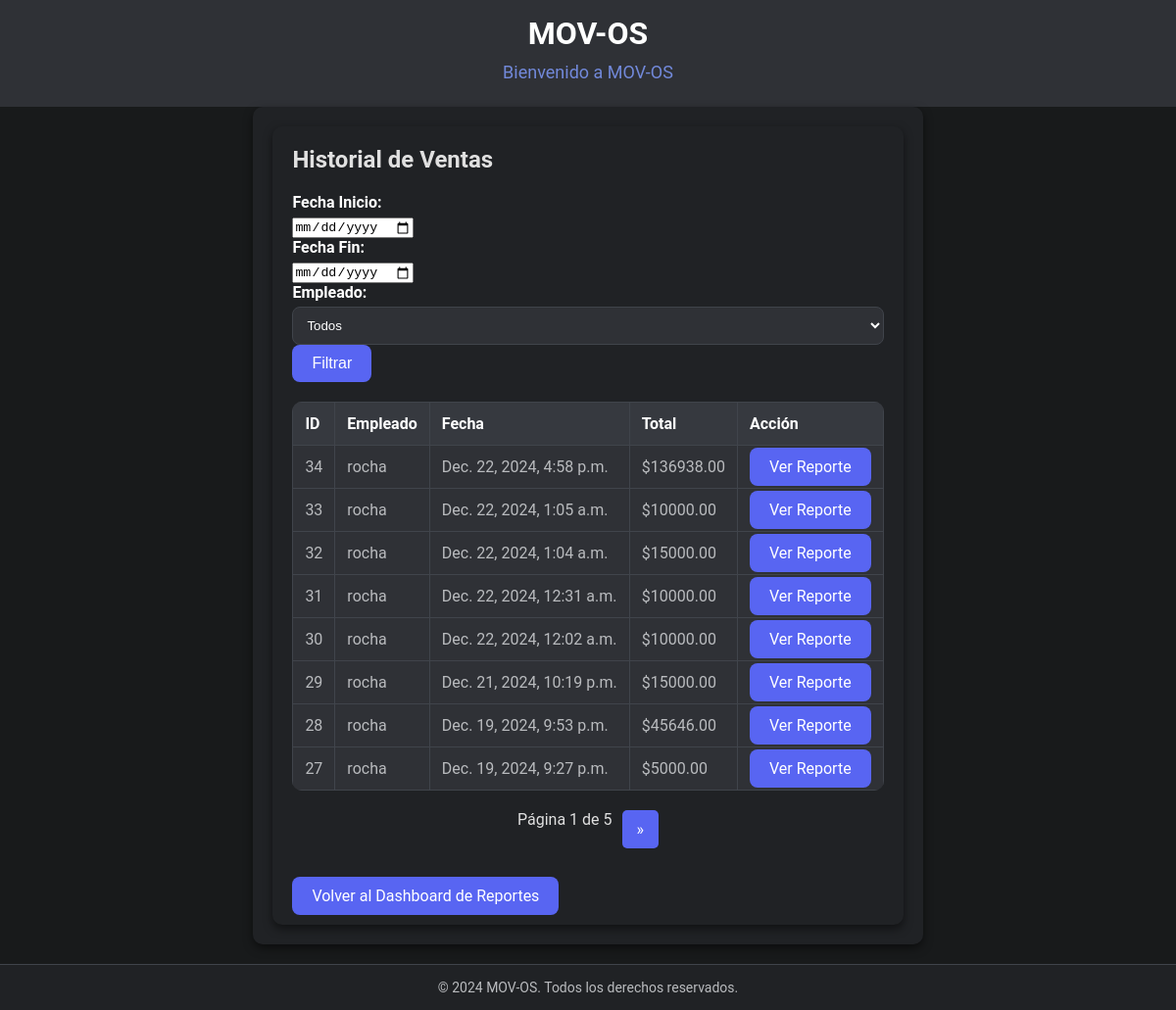
The app's page /reports/sales/history/ (signed in), older data.
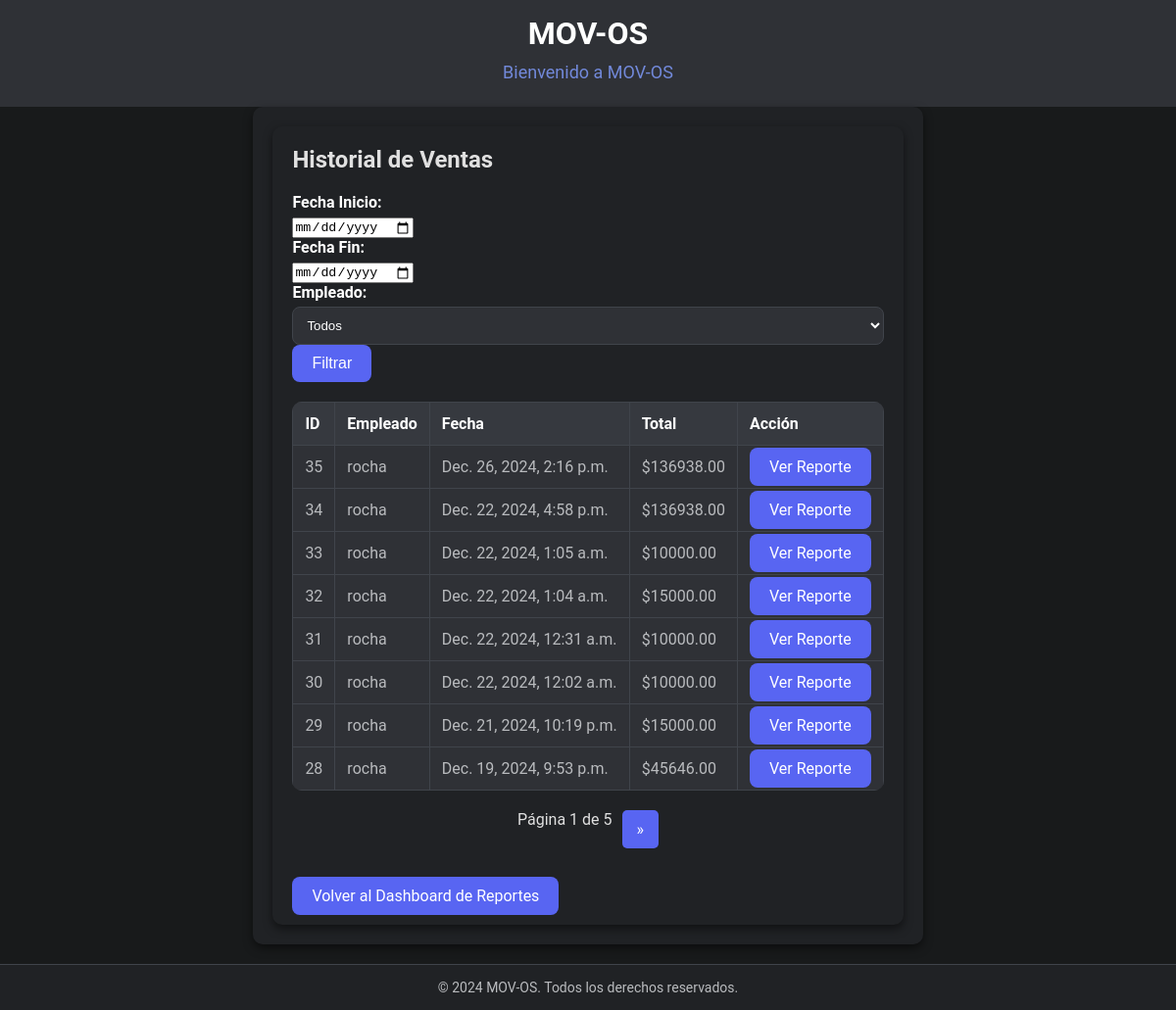
The same page, newer data.
### cashier/models.py (models this page shows, shortened)
class Venta(models.Model):
    empleado = models.ForeignKey(settings.AUTH_USER_MODEL, on_delete=models.CASCADE)
    fecha = models.DateTimeField(auto_now_add=True)
    total = models.DecimalField(max_digits=10, decimal_places=2)
    tipo_venta = models.CharField(
        max_length=20,
        choices=[('boleta', 'Boleta Electrónica'), ('factura', 'Factura Electrónica')],
        default='boleta'
    )
    forma_pago = models.CharField(
        max_length=20,
        choices=[('efectivo', 'Efectivo'), ('debito', 'Tarjeta de Débito'), ('credito', 'Tarjeta de Crédito')],
        default='efectivo'
    )
    vuelto_entregado = models.DecimalField(max_digits=10, decimal_places=2, default=0.00)  # Nuevo campo

### auth_app/models.py (models this page shows, shortened)
class User(AbstractUser):
    is_admin = models.BooleanField(default=False)
    is_employee = models.BooleanField(default=True)

### reports/views.py (the view, shortened to what this page needs)
# urls.py: path('sales/history/', views.sales_history, name='sales_history'),  # Historial de ventas
@login_required
def sales_history(request):
    fecha_inicio = request.GET.get('fecha_inicio')
    fecha_fin = request.GET.get('fecha_fin')
    empleado_id = request.GET.get('empleado')  # ID del empleado
    page = request.GET.get('page', 1)
    ventas = Venta.objects.all().order_by('-fecha')
    if empleado_id:
        try:
            empleado_id = int(empleado_id)
            ventas = ventas.filter(empleado_id=empleado_id)
        except ValueError:
            ventas = Venta.objects.none()  # Manejar valores de empleado inválidos con una consulta vacía
    paginator = Paginator(ventas, 8)  # 8 ventas por página
    sales_page = paginator.get_page(page)
    empleados = User.objects.all()
    return render(request, 'reports/sales_history.html', {
        'sales': sales_page,
        'fecha_inicio': fecha_inicio,
        'fecha_fin': fecha_fin,
        'empleado_id': empleado_id if empleado_id else None,
        'empleados': empleados,
    })

### reports/templates/reports/sales_history.html (shortened to what this page needs)
{% extends 'base.html' %}
{% block content %}
<div class="container">
    <h2>Historial de Ventas</h2>
    <form method="get" class="form-inline mb-3">
        <label for="fecha_inicio" class="mr-2">Fecha Inicio:</label>
        <input type="date" id="fecha_inicio" name="fecha_inicio" class="form-control mr-2"
               value="{{ fecha_inicio|date:'Y-m-d' }}">
        <label for="fecha_fin" class="mr-2">Fecha Fin:</label>
        <input type="date" id="fecha_fin" name="fecha_fin" class="form-control mr-2"
               value="{{ fecha_fin|date:'Y-m-d' }}">
        <label for="empleado" class="mr-2">Empleado:</label>
        <select id="empleado" name="empleado" class="form-control mr-2">
            <option value="">Todos</option>
        </select>
        <button type="submit" class="btn btn-primary">Filtrar</button>
    </form>
    <table class="table">
        <thead>
            <tr>
                <th>ID</th>
                <th>Empleado</th>
                <th>Fecha</th>
                <th>Total</th>
                <th>Acción</th>
            </tr>
        </thead>
        <tbody>
            {% for sale in sales %}
            <tr>
                <td>{{ sale.id }}</td>
                <td>{{ sale.empleado.username }}</td>
                <td>{{ sale.fecha }}</td>
                <td>${{ sale.total }}</td>
                <td>
                    <a href="{% url 'sales_report' sale.id %}" class="btn btn-primary btn-sm">Ver Reporte</a>
                </td>
            </tr>
            {% empty %}
            <tr>
                <td colspan="5" class="text-center">No hay ventas registradas con los filtros seleccionados.</td>
            </tr>
            {% endfor %}
        </tbody>
    </table>
    <nav aria-label="Paginación">
        <ul class="pagination">
            <li class="page-item disabled"><span class="page-link">Página {{ sales.number }} de {{ sales.paginator.num_pages }}</span></li>
            {% if sales.has_next %}
            <li class="page-item">
                <a class="page-link" href="?page={{ sales.next_page_number }}" aria-label="Siguiente">
                    <span aria-hidden="true">&raquo;</span>
                </a>
            </li>
            {% endif %}
        </ul>
    </nav>
    <br>
    <a href="{% url 'report_dashboard' %}" class="btn btn-secondary">Volver al Dashboard de Reportes</a>
</div>
{% endblock %}

### templates/base.html (shortened to what this page needs)
{% load static %}
<!DOCTYPE html>
<html lang="en">
<head>
    <link rel="stylesheet" href="{% static 'css/styles.css' %}">
</head>
<body>
    <header class="main-header">
        <h1>MOV-OS</h1>
        <nav>
            <ul>
                <li>Bienvenido a MOV-OS</li>
            </ul>
        </nav>
    </header>
    <main class="container">
        {% block content %}{% endblock %}
    </main>
    <footer class="main-footer">
        <p>&copy; 2024 MOV-OS. Todos los derechos reservados.</p>
    </footer>
</body>
</html>

### static/css/styles.css (style rules this page uses)
* { margin: 0; padding: 0; box-sizing: border-box; }
body { font-family: 'Roboto', sans-serif; background-color: #181a1b; color: #e0e0e0; display: flex; flex-direction: column; height: 100%; margin: 0; }
.container { flex: 1; max-width: 1200px; margin: auto; padding: 20px; background-color: #202225; border-radius: 10px; box-shadow: 0 4px 10px rgba(0, 0, 0, 0.5); }
.main-header { background-color: #2f3136; color: #ffffff; padding: 15px; text-align: center; font-size: 24px; }
.main-header h1 { font-size: 32px; font-weight: bold; }
.main-header nav ul { list-style-type: none; display: flex; justify-content: center; padding: 10px 0; }
.main-header nav ul li { margin: 0 10px; color: #7289da; font-size: 18px; cursor: pointer; }
button, .btn { background-color: #5865f2; color: #ffffff; border: none; padding: 10px 20px; font-size: 16px; border-radius: 8px; cursor: pointer; transition: all 0.3s ease; position: relative; overflow: hidden; }
footer, .main-footer { background-color: #202225; color: #b9bbbe; text-align: center; padding: 15px 0; font-size: 14px; margin-top: 20px; flex-shrink: 0; width: 100%; border-top: 1px solid #40444b; }
table { width: 100%; border-collapse: collapse; margin-top: 20px; background-color: #2f3136; border-radius: 10px; overflow: hidden; }
table th, table td { border: 1px solid #40444b; padding: 12px; text-align: left; }
th { background-color: #36393f; color: #ffffff; }
td { background-color: #2f3136; color: #b9bbbe; }
form { margin-top: 20px; }
form label { display: block; font-weight: bold; margin-bottom: 5px; color: #ffffff; }
form input[type="text"], form input[type="email"], form input[type="password"], form input[type="number"], form select { width: 100%; padding: 10px; border: 1px solid #40444b; background-color: #2f3136; color: #ffffff; border-radius: 8px; transition: border-color 0.3s; }
a { color: #7289da; text-decoration: none; }
.pagination { display: flex; justify-content: center; list-style-type: none; padding: 0; margin: 20px 0; }
.pagination li { margin: 0 5px; }
.pagination a { display: block; padding: 10px 15px; border-radius: 5px; color: #ffffff; background-color: #5865f2; text-decoration: none; transition: background-color 0.3s; }

Row changes from the older to the newer data that the page shows:
no longer on this page (row unchanged): Venta: id "27", empleado.username "rocha", fecha "Dec. 19, 2024, 9:27 p.m.", total "5000.00"
added Venta: id "35", empleado.username "rocha", fecha "Dec. 26, 2024, 2:16 p.m.", total "136938.00"
